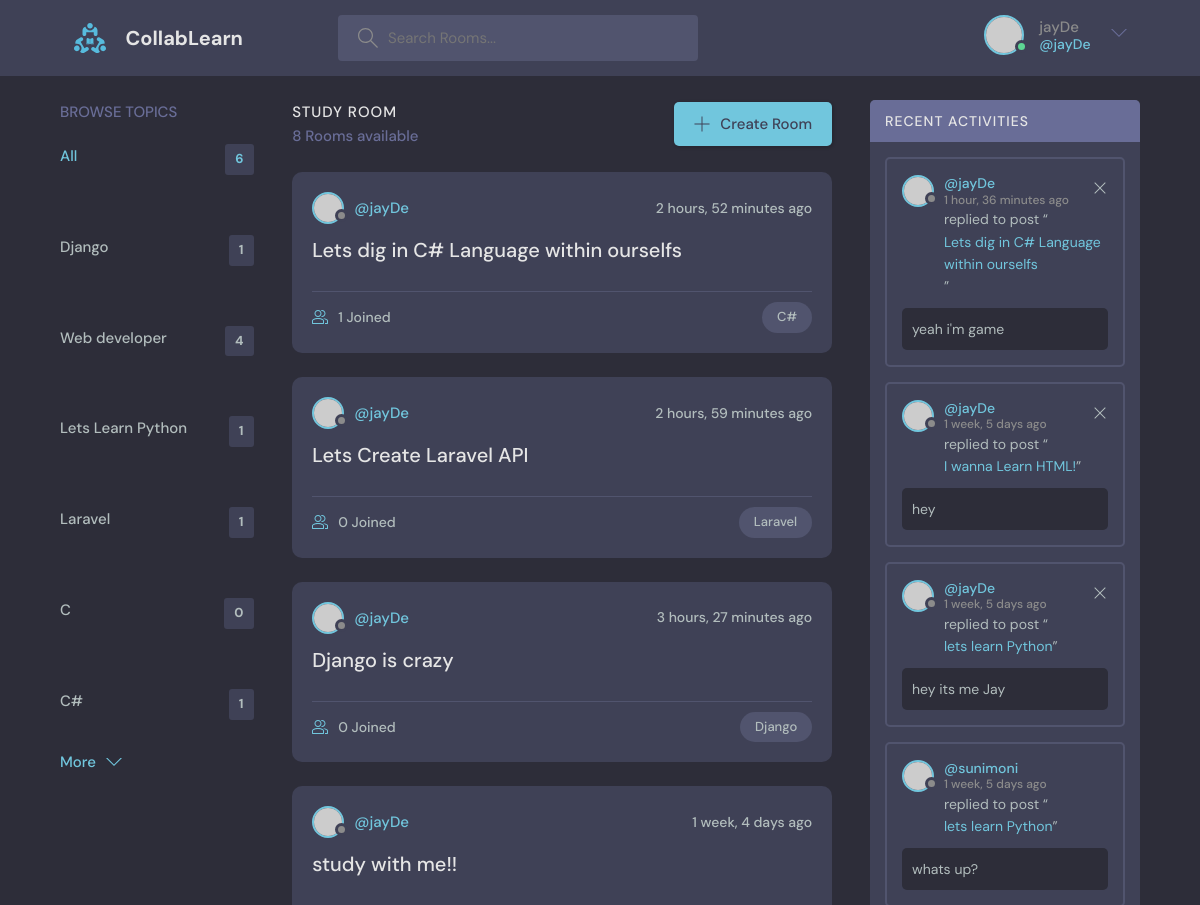
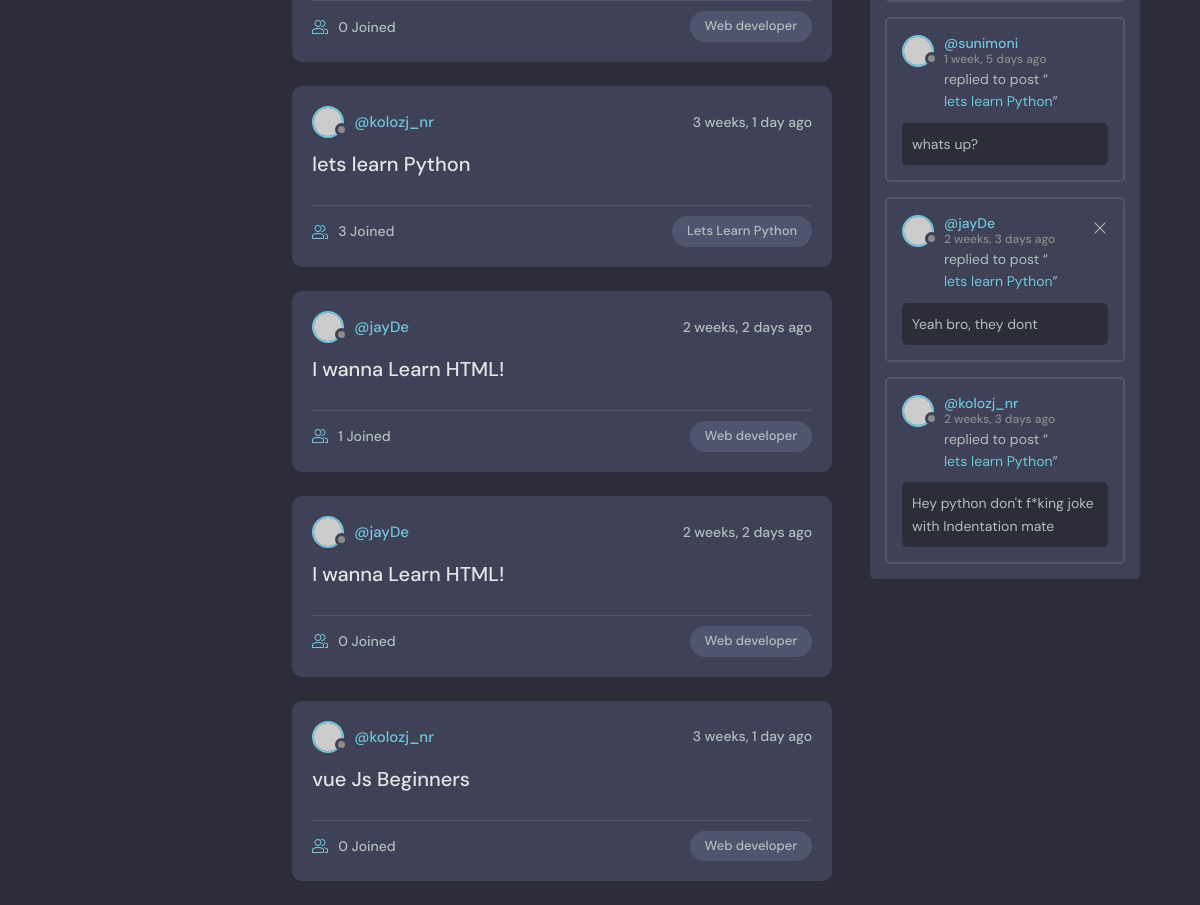
Screenshot of / (signed in) with the database file from the repository (2 pictures, top to bottom).
### base/models.py (models this page shows, shortened)
class Topic(models.Model):
    name = models.CharField(max_length=200)

class Room(models.Model):
    host = models.ForeignKey(User, on_delete=models.SET_NULL, null=True)
    topic = models.ForeignKey(Topic, on_delete=models.SET_NULL, null=True)
    name = models.CharField(max_length=200)
    description = models.TextField(null=True, blank=True)
    participants = models.ManyToManyField(User, related_name='participants', blank=True)
    updated = models.DateTimeField(auto_now=True)
    created = models.DateTimeField(auto_now_add=True)
    class Meta:
        ordering = ['-updated','-created']
    def __str__(self):
        return self.name

class Message(models.Model):
    user = models.ForeignKey(User, on_delete=models.CASCADE)
    room = models.ForeignKey('Room', on_delete=models.CASCADE)
    body = models.TextField()
    updated = models.DateTimeField(auto_now=True)
    created = models.DateTimeField(auto_now_add=True)
    class Meta:
        ordering = ['-updated','-created']

### base/views.py (the view)
# urls.py: path('', views.home, name="home"),
def home(request):
    q = request.GET.get('q') if request.GET.get('q') != None else ''
    rooms = Room.objects.filter(
    Q(topic__name__icontains=q)|
    Q(name__icontains=q)|
    Q(description__icontains=q))
    topics = Topic.objects.all()
    room_count = rooms.count()
    room_messages = Message.objects.filter(Q(room__topic__name__icontains=q))
    context = {'rooms': rooms, 'topics':topics,'room_count': room_count, 'room_messages':room_messages}
    return render(request, 'base/home.html', context)

### base/templates/base/home.html (shortened to what this page needs)
{% extends 'main.html' %}
{% block content %}
    <main class="layout layout--3">
      <div class="container">
        {% include 'base/topics_component.html' %}
        <div class="roomList">
          <div class="roomList__header">
            <div>
              <h2>Study Room</h2>
              <p>{{room_count}} Rooms available</p>
            </div>
            <a class="btn btn--main" href="{% url 'create-room' %}">
              <svg version="1.1" xmlns="http://www.w3.org/2000/svg" width="32" height="32" viewBox="0 0 32 32">
                <title>add</title>
                <path
                  d="M16.943 0.943h-1.885v14.115h-14.115v1.885h14.115v14.115h1.885v-14.115h14.115v-1.885h-14.115v-14.115z"
                ></path>
              </svg>
              Create Room
            </a>
          </div>
          {% include 'base/feed_component.html' %}
        </div>
        {%include 'base/activity_component.html' %}
      </div>
    </main>
   {% endblock %}

### templates/navbar.html (shortened to what this page needs)
{% load static %}
<header class="header header--loggedIn">
    <div class="container">
      <a href="{% url 'home' %}" class="header__logo">
        <img src="{% static 'images/logo.svg' %}" />
        <h1>CollabLearn</h1>
      </a>
      <form class="header__search" method="GET" action="{% url 'home' %}">
        <label>
          <input type="text" name="q" placeholder="Search Rooms..." id="">
        </label>
      </form>
      <nav class="header__menu">
        {% if request.user.is_authenticated %}
        <div class="header__user">
          <a href="{% url 'update-user' %}">
            <div class="avatar avatar--medium active">
              <img src="https://randomuser.me/api/portraits/men/37.jpg" />
            </div>
            <p>{{request.user.username}} <span>@{{request.user.username}}</span></p>
          </a>
          <button class="dropdown-button">
            <svg version="1.1" xmlns="http://www.w3.org/2000/svg" width="32" height="32" viewBox="0 0 32 32">
              <title>chevron-down</title>
              <path d="M16 21l-13-13h-3l16 16 16-16h-3l-13 13z"></path>
            </svg>
          </button>
        </div>
        {% else %}
        <a href="{% url 'login' %}">
            <img src="{% static 'images/avatar.svg' %}" alt="">
            <p>Login</p>
        </a>
        {% endif %}
      </nav>
    </div>
  </header>

### base/templates/base/topics_component.html (shortened to what this page needs)
      <div class="topics">
        <div class="topics__header">
          <h2>Browse Topics</h2>
        </div>
        <ul class="topics__list">
          <li>
            <a href="{% url 'home' %}" class="active">All <span>{{topics.count}}</span></a>
          </li>
          {% for topic in topics%}
          <li>
            <a href="{% url 'home' %}?q={{topic.name}}">{{topic.name}} <span>{{topic.room_set.all.count}}</span></a>
          </li>
          {% endfor %}
        </ul>
        <a class="btn btn--link" href="topics.html">
          More
          <svg version="1.1" xmlns="http://www.w3.org/2000/svg" width="32" height="32" viewBox="0 0 32 32">
            <title>chevron-down</title>
            <path d="M16 21l-13-13h-3l16 16 16-16h-3l-13 13z"></path>
          </svg>
        </a>
      </div>

### base/templates/base/feed_component.html (shortened to what this page needs)
{% for room in rooms %}
<div class="roomListRoom">
    <div class="roomListRoom__header">
      <a href="{% url 'user-profile' room.host.id%}" class="roomListRoom__author">
        <div class="avatar avatar--small">
          <img src="https://randomuser.me/api/portraits/women/11.jpg" />
        </div>
        <span>@{{room.host.username}}</span>
      </a>
      <div class="roomListRoom__actions">
        <span>{{room.created|timesince}} ago</span>
      </div>
    </div>
    <div class="roomListRoom__content">
      <a href="{% url 'room' room.id %}">{{room.name}}</a>
    </div>
    <div class="roomListRoom__meta">
      <a href="{% url 'room' room.id %}" class="roomListRoom__joined">
        {{room.participants.all.count}} Joined
      </a>
      <p class="roomListRoom__topic">{{room.topic.name}}</p>
    </div>
  </div>
  {% endfor %}

### base/templates/base/activity_component.html
        <div class="activities">
            <div class="activities__header">
              <h2>Recent Activities</h2>
            </div>
            {% for message in room_messages %}
            <div class="activities__box">
              <div class="activities__boxHeader roomListRoom__header">
                <a href="{% url 'user-profile' message.user.id%}" class="roomListRoom__author">
                  <div class="avatar avatar--small">
                    <img src="https://randomuser.me/api/portraits/women/11.jpg" />
                  </div>
                  <p>
                    @{{message.user}}
                    <span>{{message.created|timesince}} ago</span>
                  </p>
                </a>
                {% if request.user == message.user %}
                <div class="roomListRoom__actions">
                  <a href="{% url 'delete-message' message.id %}">
                    <svg version="1.1" xmlns="http://www.w3.org/2000/svg" width="32" height="32" viewBox="0 0 32 32">
                      <title>remove</title>
                      <path
                        d="M27.314 6.019l-1.333-1.333-9.98 9.981-9.981-9.981-1.333 1.333 9.981 9.981-9.981 9.98 1.333 1.333 9.981-9.98 9.98 9.98 1.333-1.333-9.98-9.98 9.98-9.981z"
                      ></path>
                    </svg>
                  </a>
                </div>
                {% endif %}
              </div>
              <div class="activities__boxContent">
                <p>replied to post “<a href="{% url 'room' message.room.id %}">{{message.room}}</a>”</p>
                <div class="activities__boxRoomContent">
                  {{message.body}}
                </div>
              </div>
            </div>
          {%endfor%}
          </div>

### rows the page displays
Topic: name "Django", room_set.all.count "1"
Topic: name "Web developer", room_set.all.count "4"
Topic: name "Lets Learn Python", room_set.all.count "1"
Topic: name "Laravel", room_set.all.count "1"
Topic: name "C", room_set.all.count "0"
Topic: name "C#", room_set.all.count "1"
Room: host.username "jayDe", created "2 hours, 52 minutes", name "Lets dig in C# Language within ourselfs", participants.all.count "1", topic.name "C#"
Room: host.username "jayDe", created "2 hours, 59 minutes", name "Lets Create Laravel API", participants.all.count "0", topic.name "Laravel"
Room: host.username "jayDe", created "3 hours, 27 minutes", name "Django is crazy", participants.all.count "0", topic.name "Django"
Room: host.username "jayDe", created "1 week, 4 days", name "study with me!!", participants.all.count "0", topic.name "Web developer"
Room: host.username "kolozj_nr", created "3 weeks, 1 day", name "lets learn Python", participants.all.count "3", topic.name "Lets Learn Python"
Room: host.username "jayDe", created "2 weeks, 2 days", name "I wanna Learn HTML!", participants.all.count "1", topic.name "Web developer"
Room: host.username "jayDe", created "2 weeks, 2 days", name "I wanna Learn HTML!", participants.all.count "0", topic.name "Web developer"
Room: host.username "kolozj_nr", created "3 weeks, 1 day", name "vue Js Beginners", participants.all.count "0", topic.name "Web developer"
Message: user "jayDe", created "1 hour, 36 minutes", room "Lets dig in C# Language within ourselfs", body "yeah i'm game"
Message: user "jayDe", created "1 week, 5 days", room "I wanna Learn HTML!", body "hey"
Message: user "jayDe", created "1 week, 5 days", room "lets learn Python", body "hey its me Jay"
Message: user "sunimoni", created "1 week, 5 days", room "lets learn Python", body "whats up?"
Message: user "sunimoni", created "1 week, 5 days", room "lets learn Python", body "whats up?"
Message: user "jayDe", created "2 weeks, 3 days", room "lets learn Python", body "Yeah bro, they dont"
Message: user "kolozj_nr", created "2 weeks, 3 days", room "lets learn Python", body "Hey python don't f*king joke with Indentation mate"

### other values shown
{{ request.user.username }} "jayDe"
{{ topics.count }} "6"
{{ room_count }} "8"
